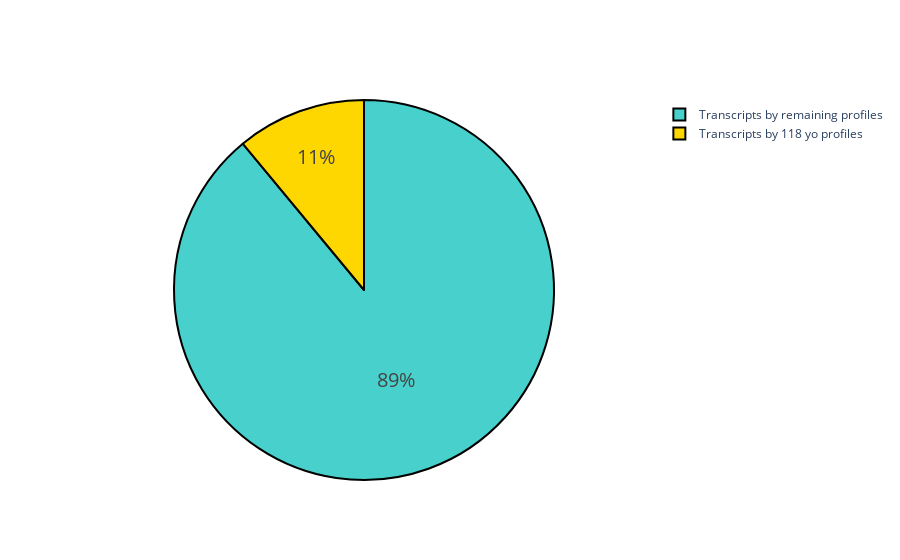

Notebook source saved alongside this figure:
### Markdown cell above
#### How many transcripts are generated by 118 years old profiles compared to remaining ones?

### Code cell
fig = go.Figure(data=[go.Pie(labels=['Transcripts by 118 yo profiles', 'Transcripts by remaining profiles'],
                             values=[transcripts_num_by_118, transcripts_num_by_others])])
fig.update_traces(hoverinfo='label+value', 
                  textinfo='percent',
                  textfont_size=20,
                  marker=dict(colors=colors, line=dict(color='#000000', width=2)))
fig.show()

### Figure 1 — Plotly figure (JSON) as saved in the notebook; plotly's stock layout.template omitted (floating-point values rounded to 4 significant figures)
{"data": [{"hoverinfo": "label+value", "labels": ["Transcripts by 118 yo profiles", "Transcripts by remaining profiles"], "marker": {"colors": ["gold", "mediumturquoise", "darkorange", "lightgreen"], "line": {"color": "#000000", "width": 2}}, "textfont": {"size": 20}, "textinfo": "percent", "type": "pie", "values": [33772, 272762]}], "layout": {"autosize": true}}
